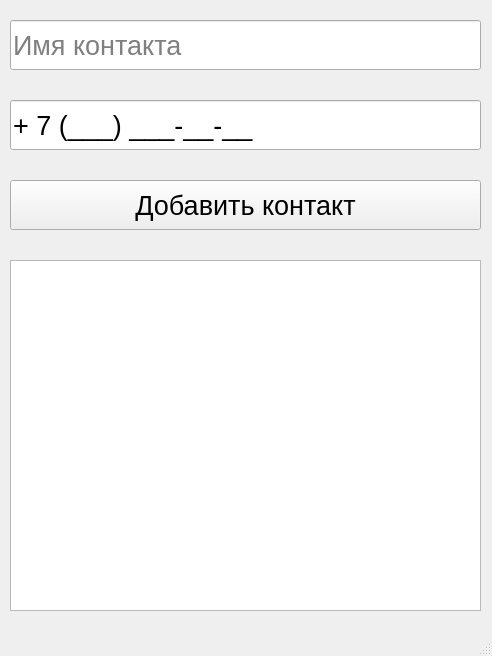
<?xml version="1.0" encoding="UTF-8"?>
<ui version="4.0">
 <class>MainWindow</class>
 <widget class="QMainWindow" name="MainWindow">
  <property name="geometry">
   <rect>
    <x>0</x>
    <y>0</y>
    <width>492</width>
    <height>656</height>
   </rect>
  </property>
  <property name="minimumSize">
   <size>
    <width>492</width>
    <height>656</height>
   </size>
  </property>
  <property name="maximumSize">
   <size>
    <width>492</width>
    <height>656</height>
   </size>
  </property>
  <property name="windowTitle">
   <string>Записная книжка</string>
  </property>
  <widget class="QWidget" name="centralwidget">
   <widget class="QWidget" name="verticalLayoutWidget">
    <property name="geometry">
     <rect>
      <x>10</x>
      <y>10</y>
      <width>471</width>
      <height>231</height>
     </rect>
    </property>
    <layout class="QVBoxLayout" name="verticalLayout">
     <property name="spacing">
      <number>20</number>
     </property>
     <item>
      <widget class="QLineEdit" name="name">
       <property name="minimumSize">
        <size>
         <width>0</width>
         <height>50</height>
        </size>
       </property>
       <property name="font">
        <font>
         <pointsize>20</pointsize>
        </font>
       </property>
       <property name="inputMask">
        <string/>
       </property>
       <property name="text">
        <string/>
       </property>
       <property name="placeholderText">
        <string>Имя контакта</string>
       </property>
      </widget>
     </item>
     <item>
      <widget class="QLineEdit" name="number">
       <property name="minimumSize">
        <size>
         <width>0</width>
         <height>50</height>
        </size>
       </property>
       <property name="font">
        <font>
         <pointsize>20</pointsize>
        </font>
       </property>
       <property name="inputMask">
        <string>+ 7 (999) 999-99-99;_</string>
       </property>
       <property name="text">
        <string>+ 7 () --</string>
       </property>
       <property name="placeholderText">
        <string>Введите название события</string>
       </property>
      </widget>
     </item>
     <item>
      <widget class="QPushButton" name="addButton">
       <property name="minimumSize">
        <size>
         <width>0</width>
         <height>50</height>
        </size>
       </property>
       <property name="font">
        <font>
         <pointsize>20</pointsize>
        </font>
       </property>
       <property name="text">
        <string>Добавить контакт</string>
       </property>
      </widget>
     </item>
    </layout>
   </widget>
   <widget class="QListWidget" name="listWidget">
    <property name="geometry">
     <rect>
      <x>10</x>
      <y>260</y>
      <width>471</width>
      <height>351</height>
     </rect>
    </property>
    <property name="sizePolicy">
     <sizepolicy hsizetype="Expanding" vsizetype="Expanding">
      <horstretch>0</horstretch>
      <verstretch>0</verstretch>
     </sizepolicy>
    </property>
    <property name="font">
     <font>
      <pointsize>20</pointsize>
     </font>
    </property>
    <property name="layoutDirection">
     <enum>Qt::LeftToRight</enum>
    </property>
    <property name="horizontalScrollBarPolicy">
     <enum>Qt::ScrollBarAlwaysOff</enum>
    </property>
    <property name="sizeAdjustPolicy">
     <enum>QAbstractScrollArea::AdjustToContentsOnFirstShow</enum>
    </property>
    <property name="horizontalScrollMode">
     <enum>QAbstractItemView::ScrollPerItem</enum>
    </property>
    <property name="flow">
     <enum>QListView::LeftToRight</enum>
    </property>
    <property name="isWrapping" stdset="0">
     <bool>true</bool>
    </property>
    <property name="resizeMode">
     <enum>QListView::Fixed</enum>
    </property>
    <property name="layoutMode">
     <enum>QListView::SinglePass</enum>
    </property>
    <property name="spacing">
     <number>5</number>
    </property>
    <property name="viewMode">
     <enum>QListView::ListMode</enum>
    </property>
    <property name="uniformItemSizes">
     <bool>true</bool>
    </property>
    <property name="wordWrap">
     <bool>true</bool>
    </property>
    <property name="selectionRectVisible">
     <bool>true</bool>
    </property>
    <property name="sortingEnabled">
     <bool>false</bool>
    </property>
   </widget>
  </widget>
  <widget class="QStatusBar" name="statusbar"/>
 </widget>
 <resources/>
 <connections/>
</ui>
